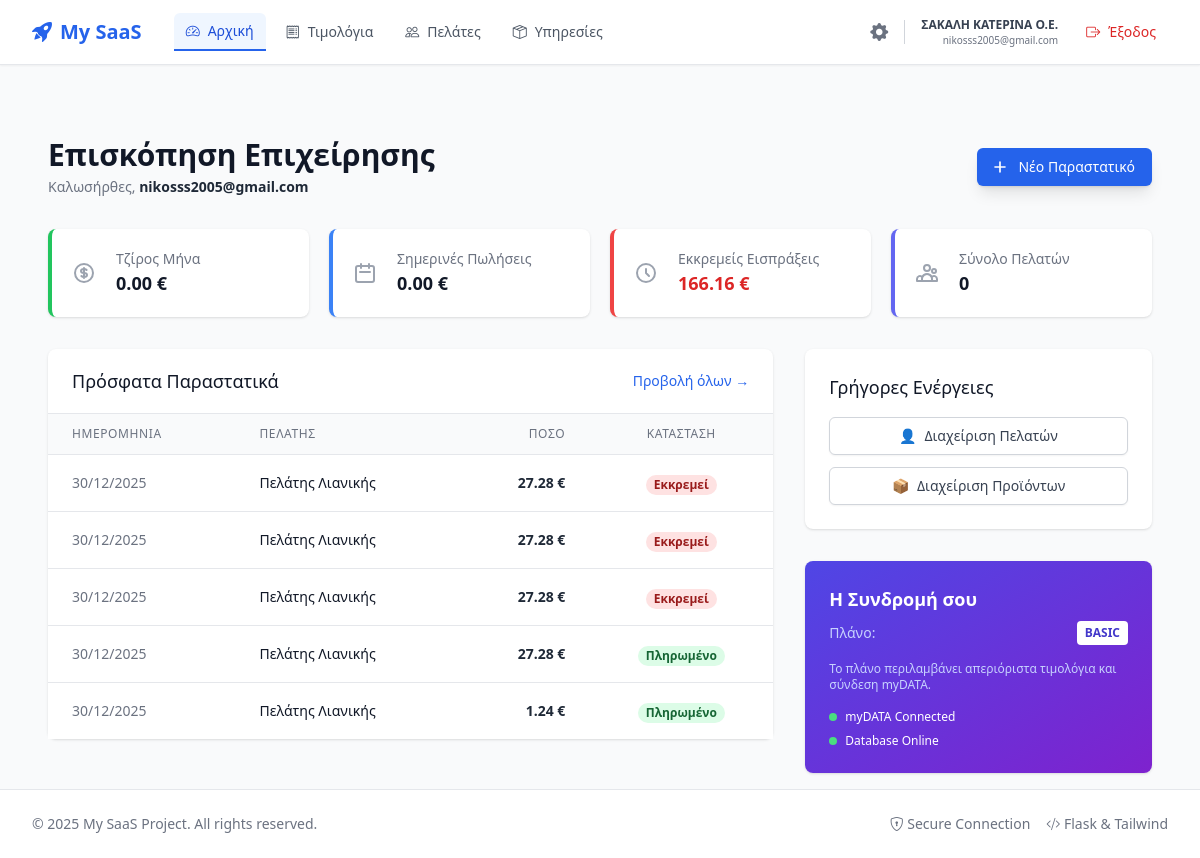
The page /dashboard (signed in) on the database as committed earlier.
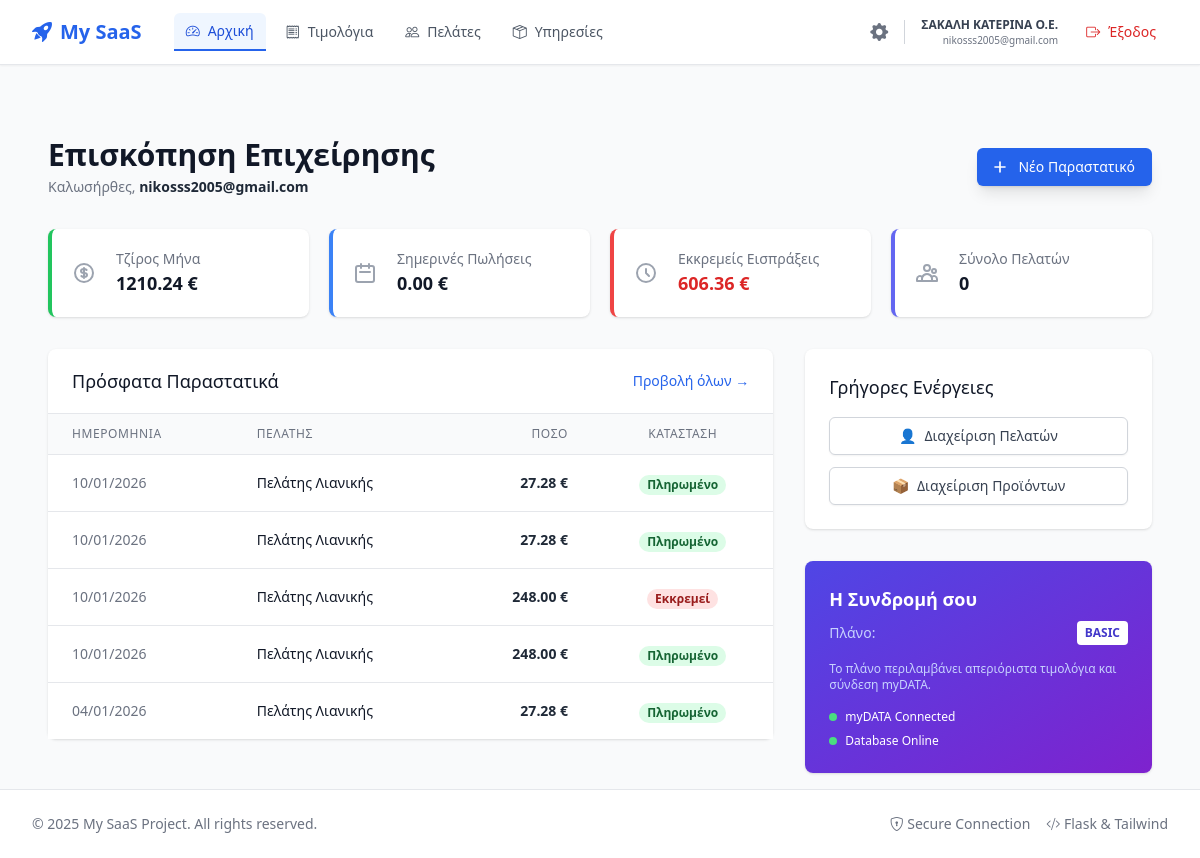
The same page on the database as committed later.
### app/models/invoice.py (models this page shows, shortened)
class Invoice(db.Model):
    __tablename__ = 'invoices'
    id = db.Column(db.Integer, primary_key=True)
    user_id = db.Column(db.Integer, db.ForeignKey('users.id'), nullable=False)
    customer_id = db.Column(db.Integer, db.ForeignKey('customers.id'), nullable=True)
    customer_name = db.Column(db.String(200), nullable=True)
    customer_afm = db.Column(db.String(20), nullable=True)
    customer_address = db.Column(db.String(200), nullable=True)
    customer_doy = db.Column(db.String(100), nullable=True)
    series = db.Column(db.String(10), default='A')  # Σειρά (π.χ. Α)
    number = db.Column(db.Integer, nullable=False)  # Αύξων Αριθμός
    issue_date = db.Column(db.Date, default=lambda: datetime.now(timezone.utc).date())
    issue_time = db.Column(db.Time, default=lambda: datetime.now(timezone.utc).time())
    invoice_type = db.Column(db.String(20), nullable=False, default="1.1")
    net_value = db.Column(db.Float, default=0.0)  # Καθαρή Αξία
    vat_value = db.Column(db.Float, default=0.0)  # Αξία ΦΠΑ
    total_value = db.Column(db.Float, default=0.0)  # Σύνολο Πληρωτέο
    payment_method = db.Column(db.String(50), default="3")
    is_paid = db.Column(db.Boolean, default=False)
    transaction_id = db.Column(db.String(255), nullable=True)  # Το Transaction ID της Viva
    paid_at = db.Column(db.DateTime, nullable=True)  # Πότε έγινε η πληρωμή
    status = db.Column(db.String(20), default='draft')
    mydata_mark = db.Column(db.String(100), nullable=True)  # ΜΑΡΚ Έκδοσης
    mydata_uid = db.Column(db.String(100), nullable=True)  # UID Αναγνωριστικό
    cancel_mark = db.Column(db.String(100), nullable=True)  # ΜΑΡΚ Ακύρωσης (αν ακυρωθεί)
    pdf_path = db.Column(db.String(500), nullable=True)  # Π.χ. /static/invoices/INV-A-1.pdf
    user = db.relationship('User', backref=db.backref('invoices', lazy=True))
    customer = db.relationship('Customer', backref=db.backref('invoices', lazy=True))

### app/main/routes.py (the view)
@main.route('/')
@main.route('/dashboard')
@login_required
def dashboard():
    today = date.today()
    current_month = today.month
    current_year = today.year
    monthly_revenue = db.session.query(func.sum(Invoice.total_value))\
        .filter(func.extract('month', Invoice.issue_date) == current_month)\
        .filter(func.extract('year', Invoice.issue_date) == current_year)\
        .scalar() or 0.0
    today_revenue = db.session.query(func.sum(Invoice.total_value))\
        .filter(Invoice.issue_date == today)\
        .scalar() or 0.0
    pending_amount = db.session.query(func.sum(Invoice.total_value))\
        .filter(Invoice.is_paid == False)\
        .scalar() or 0.0
    total_customers = Customer.query.count()
    recent_invoices = Invoice.query.order_by(Invoice.issue_date.desc(), Invoice.id.desc()).limit(5).all()
    stats = {
        'monthly_revenue': monthly_revenue,
        'today_revenue': today_revenue,
        'pending_amount': pending_amount,
        'total_customers': total_customers
    }
    return render_template('dashboard.html', stats=stats, recent_invoices=recent_invoices, user=current_user)

### app/__init__.py (called while the page is built)
def create_app():
    app = Flask(__name__)
    app.config.from_object(Config)
    db.init_app(app)
    login_manager.init_app(app)
    login_manager.login_view = 'auth.login'
    login_manager.login_message_category = 'info'
    with app.app_context():
        from .models import user
        from .models import customer
        from .models import product
        from .models import invoice
        from .models import subscription
        from .models import security
        from .models import audit
        @login_manager.user_loader
        def load_user(user_id):
            return user.User.query.get(int(user_id))
        from .auth import auth as auth_blueprint
        app.register_blueprint(auth_blueprint, url_prefix='/auth')
        from .main import main as main_blueprint
        app.register_blueprint(main_blueprint)
        db.create_all()
    return app

### app/templates/dashboard.html (shortened to what the changed rows need)
{% extends "base.html" %}
{% block content %}
<div class="max-w-7xl mx-auto px-4 sm:px-6 lg:px-8 mt-8">
    <div class="md:flex md:items-center md:justify-between mb-8">
        <div class="flex-1 min-w-0">
            <h2 class="text-2xl font-bold leading-7 text-gray-900 sm:text-3xl sm:truncate">
                Επισκόπηση Επιχείρησης
            </h2>
        </div>
    </div>
    <div class="grid grid-cols-1 gap-5 sm:grid-cols-2 lg:grid-cols-4 mb-8">
        <div class="bg-white overflow-hidden shadow rounded-lg border-l-4 border-green-500">
            <div class="p-5">
                <div class="flex items-center">
                    <div class="ml-5 w-0 flex-1">
                        <dl>
                            <dd>
                                <div class="text-lg font-bold text-gray-900">{{ "%.2f"|format(stats.monthly_revenue) }} €</div>
                            </dd>
                        </dl>
                    </div>
                </div>
            </div>
        </div>
        <div class="bg-white overflow-hidden shadow rounded-lg border-l-4 border-red-500">
            <div class="p-5">
                <div class="flex items-center">
                    <div class="ml-5 w-0 flex-1">
                        <dl>
                            <dd>
                                <div class="text-lg font-bold text-red-600">{{ "%.2f"|format(stats.pending_amount) }} €</div>
                            </dd>
                        </dl>
                    </div>
                </div>
            </div>
        </div>
    </div>
    <div class="grid grid-cols-1 lg:grid-cols-3 gap-8">
        <div class="lg:col-span-2">
            <div class="bg-white shadow rounded-lg">
                <div class="overflow-x-auto">
                    <table class="min-w-full divide-y divide-gray-200">
                        <thead class="bg-gray-50">
                            <tr>
                                <th class="px-6 py-3 text-left text-xs font-medium text-gray-500 uppercase tracking-wider">Ημερομηνία</th>
                                <th class="px-6 py-3 text-left text-xs font-medium text-gray-500 uppercase tracking-wider">Πελάτης</th>
                                <th class="px-6 py-3 text-right text-xs font-medium text-gray-500 uppercase tracking-wider">Ποσό</th>
                                <th class="px-6 py-3 text-center text-xs font-medium text-gray-500 uppercase tracking-wider">Κατάσταση</th>
                            </tr>
                        </thead>
                        <tbody class="bg-white divide-y divide-gray-200">
                            {% for inv in recent_invoices %}
                            <tr class="hover:bg-gray-50 transition">
                                <td class="px-6 py-4 whitespace-nowrap text-sm text-gray-500">{{ inv.issue_date.strftime('%d/%m/%Y') }}</td>
                                <td class="px-6 py-4 whitespace-nowrap text-sm font-medium text-gray-900">
                                    {% if inv.customer %}
                                        {{ inv.customer.name }}
                                    {% else %}
                                        Πελάτης Λιανικής
                                    {% endif %}
                                </td>
                                <td class="px-6 py-4 whitespace-nowrap text-sm text-right font-bold">{{ "%.2f"|format(inv.total_value) }} €</td>
                                <td class="px-6 py-4 whitespace-nowrap text-center">
                                    {% if inv.is_paid %}
                                        <span class="px-2 inline-flex text-xs leading-5 font-semibold rounded-full bg-green-100 text-green-800">Πληρωμένο</span>
                                    {% else %}
                                        <span class="px-2 inline-flex text-xs leading-5 font-semibold rounded-full bg-red-100 text-red-800">Εκκρεμεί</span>
                                    {% endif %}
                                </td>
                            </tr>
                            {% else %}
                            <tr>
                                <td colspan="4" class="px-6 py-4 text-center text-sm text-gray-500">Δεν υπάρχουν πρόσφατα παραστατικά.</td>
                            </tr>
                            {% endfor %}
                        </tbody>
                    </table>
                </div>
            </div>
        </div>
    </div>
</div>
{% endblock %}

Rows that differ between the two databases and show on the page:
no longer on this page (row edited): Invoice: issue_date "30/12/2025", total_value "27.28", is_paid "Εκκρεμεί"
no longer on this page (row edited): Invoice: issue_date "30/12/2025", total_value "27.28", is_paid "Εκκρεμεί"
no longer on this page (row unchanged): Invoice: issue_date "30/12/2025", total_value "27.28", is_paid "Εκκρεμεί"
no longer on this page (row unchanged): Invoice: issue_date "30/12/2025", total_value "27.28", is_paid "Πληρωμένο"
no longer on this page (row unchanged): Invoice: issue_date "30/12/2025", total_value "1.24", is_paid "Πληρωμένο"
added Invoice: issue_date "10/01/2026", total_value "27.28", is_paid "Πληρωμένο"
added Invoice: issue_date "10/01/2026", total_value "27.28", is_paid "Πληρωμένο"
added Invoice: issue_date "10/01/2026", total_value "248.00", is_paid "Εκκρεμεί"
added Invoice: issue_date "10/01/2026", total_value "248.00", is_paid "Πληρωμένο"
added Invoice: issue_date "04/01/2026", total_value "27.28", is_paid "Πληρωμένο"
Other text that changed with them:
{{ "%.2f"|format(stats.monthly_revenue) }}: "0.00" → "1210.24"
{{ "%.2f"|format(stats.pending_amount) }}: "166.16" → "606.36"
